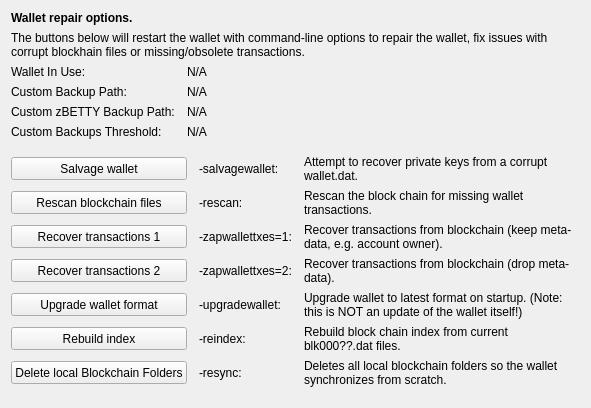
     <widget class="QWidget" name="tab_repair">
      <attribute name="title">
       <string>&amp;Wallet Repair</string>
      </attribute>
      <layout class="QGridLayout" name="gridLayout_4" columnstretch="0,0,0,0">
       <property name="horizontalSpacing">
        <number>12</number>
       </property>
       <item row="0" column="0" colspan="4">
        <widget class="QLabel" name="label_repair_header">
         <property name="font">
          <font>
           <weight>75</weight>
           <bold>true</bold>
          </font>
         </property>
         <property name="text">
          <string>Wallet repair options.</string>
         </property>
        </widget>
       </item>
       <item row="1" column="0" colspan="4">
        <widget class="QLabel" name="label_repair_helptext">
         <property name="font">
          <font>
           <weight>50</weight>
           <bold>false</bold>
          </font>
         </property>
         <property name="text">
          <string>The buttons below will restart the wallet with command-line options to repair the wallet, fix issues with corrupt blockhain files or missing/obsolete transactions.</string>
         </property>
         <property name="wordWrap">
          <bool>true</bool>
         </property>
        </widget>
       </item>
       <item row="2" column="0">
        <widget class="QLabel" name="wallet_path_label">
         <property name="text">
          <string>Wallet In Use:</string>
         </property>
        </widget>
       </item>
       <item row="2" column="1" colspan="3">
        <widget class="QLabel" name="wallet_path">
         <property name="cursor">
          <cursorShape>IBeamCursor</cursorShape>
         </property>
         <property name="text">
          <string>N/A</string>
         </property>
         <property name="textFormat">
          <enum>Qt::PlainText</enum>
         </property>
         <property name="textInteractionFlags">
          <set>Qt::LinksAccessibleByMouse|Qt::TextSelectableByKeyboard|Qt::TextSelectableByMouse</set>
         </property>
        </widget>
       </item>
       <item row="3" column="0">
        <widget class="QLabel" name="wallet_custombackuppath_label">
         <property name="text">
          <string>Custom Backup Path:</string>
         </property>
         <property name="visible">
          <bool>false</bool>
         </property>
        </widget>
       </item>
       <item row="3" column="1" colspan="3">
        <widget class="QLabel" name="wallet_custombackuppath">
         <property name="cursor">
          <cursorShape>IBeamCursor</cursorShape>
         </property>
         <property name="text">
          <string>N/A</string>
         </property>
         <property name="textFormat">
          <enum>Qt::PlainText</enum>
         </property>
         <property name="textInteractionFlags">
          <set>Qt::LinksAccessibleByMouse|Qt::TextSelectableByKeyboard|Qt::TextSelectableByMouse</set>
         </property>
         <property name="visible">
          <bool>false</bool>
         </property>
        </widget>
       </item>
       <item row="4" column="0">
        <widget class="QLabel" name="wallet_customzpivbackuppath_label">
         <property name="text">
          <string>Custom zBETTY Backup Path:</string>
         </property>
         <property name="visible">
          <bool>false</bool>
         </property>
        </widget>
       </item>
       <item row="4" column="1" colspan="3">
        <widget class="QLabel" name="wallet_customzpivbackuppath">
         <property name="cursor">
          <cursorShape>IBeamCursor</cursorShape>
         </property>
         <property name="text">
          <string>N/A</string>
         </property>
         <property name="textFormat">
          <enum>Qt::PlainText</enum>
         </property>
         <property name="textInteractionFlags">
          <set>Qt::LinksAccessibleByMouse|Qt::TextSelectableByKeyboard|Qt::TextSelectableByMouse</set>
         </property>
         <property name="visible">
          <bool>false</bool>
         </property>
        </widget>
       </item>
       <item row="5" column="0">
        <widget class="QLabel" name="wallet_custombackupthreshold_label">
         <property name="text">
          <string>Custom Backups Threshold:</string>
         </property>
         <property name="visible">
          <bool>false</bool>
         </property>
        </widget>
       </item>
       <item row="5" column="1" colspan="3">
        <widget class="QLabel" name="wallet_custombackupthreshold">
         <property name="cursor">
          <cursorShape>IBeamCursor</cursorShape>
         </property>
         <property name="text">
          <string>N/A</string>
         </property>
         <property name="textFormat">
          <enum>Qt::PlainText</enum>
         </property>
         <property name="textInteractionFlags">
          <set>Qt::LinksAccessibleByMouse|Qt::TextSelectableByKeyboard|Qt::TextSelectableByMouse</set>
         </property>
         <property name="visible">
          <bool>false</bool>
         </property>
        </widget>
       </item>
       <item row="6" column="0">
        <spacer name="verticalSpacer_repair1">
         <property name="orientation">
          <enum>Qt::Vertical</enum>
         </property>
         <property name="sizeHint" stdset="0">
          <size>
           <width>10</width>
           <height>10</height>
          </size>
         </property>
        </spacer>
       </item>
       <item row="7" column="0" colspan="2">
        <widget class="QPushButton" name="btn_salvagewallet">
         <property name="minimumSize">
          <size>
           <width>100</width>
           <height>23</height>
          </size>
         </property>
         <property name="text">
          <string>Salvage wallet</string>
         </property>
        </widget>
       </item>
       <item row="7" column="2">
        <widget class="QLabel" name="label_repair_salvage_command">
         <property name="text">
          <string notr="true">-salvagewallet:</string>
         </property>
        </widget>
       </item>
       <item row="7" column="3">
        <widget class="QLabel" name="label_repair_salvage">
         <property name="text">
          <string>Attempt to recover private keys from a corrupt wallet.dat.</string>
         </property>
         <property name="wordWrap">
          <bool>true</bool>
         </property>
        </widget>
       </item>
       <item row="8" column="0" colspan="2">
        <widget class="QPushButton" name="btn_rescan">
         <property name="minimumSize">
          <size>
           <width>100</width>
           <height>23</height>
          </size>
         </property>
         <property name="text">
          <string>Rescan blockchain files</string>
         </property>
        </widget>
       </item>
       <item row="8" column="2">
        <widget class="QLabel" name="label_repair_rescan_command">
         <property name="text">
          <string notr="true">-rescan:</string>
         </property>
        </widget>
       </item>
       <item row="8" column="3">
        <widget class="QLabel" name="label_repair_rescan">
         <property name="text">
          <string>Rescan the block chain for missing wallet transactions.</string>
         </property>
         <property name="wordWrap">
          <bool>true</bool>
         </property>
        </widget>
       </item>
       <item row="9" column="0" colspan="2">
        <widget class="QPushButton" name="btn_zapwallettxes1">
         <property name="minimumSize">
          <size>
           <width>100</width>
           <height>23</height>
          </size>
         </property>
         <property name="text">
          <string>Recover transactions 1</string>
         </property>
        </widget>
       </item>
       <item row="9" column="2">
        <widget class="QLabel" name="label_repair_zap1_command">
         <property name="text">
          <string notr="true">-zapwallettxes=1:</string>
         </property>
        </widget>
       </item>
       <item row="9" column="3">
        <widget class="QLabel" name="label_repair_zap1">
         <property name="text">
          <string>Recover transactions from blockchain (keep meta-data, e.g. account owner).</string>
         </property>
         <property name="wordWrap">
          <bool>true</bool>
         </property>
        </widget>
       </item>
       <item row="10" column="0" colspan="2">
        <widget class="QPushButton" name="btn_zapwallettxes2">
         <property name="minimumSize">
          <size>
           <width>100</width>
           <height>23</height>
          </size>
         </property>
         <property name="text">
          <string>Recover transactions 2</string>
         </property>
        </widget>
       </item>
       <item row="10" column="2">
        <widget class="QLabel" name="label_repair_zap2_command">
         <property name="text">
          <string notr="true">-zapwallettxes=2:</string>
         </property>
        </widget>
       </item>
       <item row="10" column="3">
        <widget class="QLabel" name="label_repair_zap2">
         <property name="text">
          <string>Recover transactions from blockchain (drop meta-data).</string>
         </property>
         <property name="wordWrap">
          <bool>true</bool>
         </property>
        </widget>
       </item>
       <item row="11" column="0" colspan="2">
        <widget class="QPushButton" name="btn_upgradewallet">
         <property name="minimumSize">
          <size>
           <width>100</width>
           <height>23</height>
          </size>
         </property>
         <property name="text">
          <string>Upgrade wallet format</string>
         </property>
        </widget>
       </item>
       <item row="11" column="2">
        <widget class="QLabel" name="label_repair_upgrade_command">
         <property name="text">
          <string notr="true">-upgradewallet:</string>
         </property>
        </widget>
       </item>
       <item row="11" column="3">
        <widget class="QLabel" name="label_repair_upgrade">
         <property name="text">
          <string>Upgrade wallet to latest format on startup. (Note: this is NOT an update of the wallet itself!)</string>
         </property>
         <property name="wordWrap">
          <bool>true</bool>
         </property>
        </widget>
       </item>
       <item row="12" column="0" colspan="2">
        <widget class="QPushButton" name="btn_reindex">
         <property name="minimumSize">
          <size>
           <width>100</width>
           <height>23</height>
          </size>
         </property>
         <property name="text">
          <string>Rebuild index</string>
         </property>
        </widget>
       </item>
       <item row="12" column="2">
        <widget class="QLabel" name="label_repair_reindex_command">
         <property name="text">
          <string notr="true">-reindex:</string>
         </property>
        </widget>
       </item>
       <item row="12" column="3">
        <widget class="QLabel" name="label_repair_reindex">
         <property name="text">
          <string>Rebuild block chain index from current blk000??.dat files.</string>
         </property>
         <property name="wordWrap">
          <bool>true</bool>
         </property>
        </widget>
       </item>
       <item row="13" column="0" colspan="2">
        <widget class="QPushButton" name="btn_resync">
         <property name="minimumSize">
          <size>
           <width>100</width>
           <height>23</height>
          </size>
         </property>
         <property name="text">
          <string>Delete local Blockchain Folders</string>
         </property>
        </widget>
       </item>
       <item row="13" column="2">
        <widget class="QLabel" name="label_repair_resync_command">
         <property name="text">
          <string>-resync:</string>
         </property>
        </widget>
       </item>
       <item row="13" column="3">
        <widget class="QLabel" name="label_repair_resync">
         <property name="text">
          <string>Deletes all local blockchain folders so the wallet synchronizes from scratch.</string>
         </property>
         <property name="wordWrap">
          <bool>true</bool>
         </property>
        </widget>
       </item>
       <item row="14" column="0">
        <spacer name="verticalSpacer_repair2">
         <property name="orientation">
          <enum>Qt::Vertical</enum>
         </property>
         <property name="sizeHint" stdset="0">
          <size>
           <width>20</width>
           <height>10</height>
          </size>
         </property>
        </spacer>
       </item>
      </layout>
     </widget>
